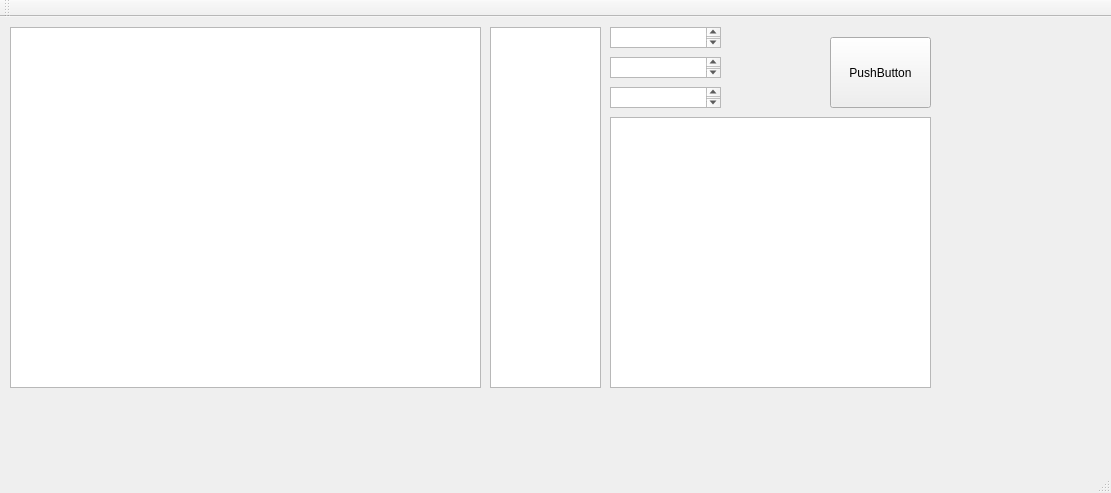
<?xml version="1.0" encoding="UTF-8"?>
<ui version="4.0">
 <class>MainWindow</class>
 <widget class="QMainWindow" name="MainWindow">
  <property name="geometry">
   <rect>
    <x>0</x>
    <y>0</y>
    <width>1111</width>
    <height>493</height>
   </rect>
  </property>
  <property name="windowTitle">
   <string>MainWindow</string>
  </property>
  <widget class="QWidget" name="centralWidget">
   <widget class="QGraphicsView" name="graphicsView">
    <property name="geometry">
     <rect>
      <x>10</x>
      <y>10</y>
      <width>471</width>
      <height>361</height>
     </rect>
    </property>
    <property name="lineWidth">
     <number>2</number>
    </property>
    <property name="sceneRect">
     <rectf>
      <x>10.000000000000000</x>
      <y>10.000000000000000</y>
      <width>100.000000000000000</width>
      <height>100.000000000000000</height>
     </rectf>
    </property>
   </widget>
   <widget class="QPushButton" name="pushButton">
    <property name="geometry">
     <rect>
      <x>830</x>
      <y>20</y>
      <width>101</width>
      <height>71</height>
     </rect>
    </property>
    <property name="text">
     <string>PushButton</string>
    </property>
   </widget>
   <widget class="QTextBrowser" name="textBrowser">
    <property name="geometry">
     <rect>
      <x>490</x>
      <y>10</y>
      <width>111</width>
      <height>361</height>
     </rect>
    </property>
   </widget>
   <widget class="QTextBrowser" name="textBrowser_2">
    <property name="geometry">
     <rect>
      <x>610</x>
      <y>10</y>
      <width>111</width>
      <height>21</height>
     </rect>
    </property>
   </widget>
   <widget class="QTextBrowser" name="textBrowser_3">
    <property name="geometry">
     <rect>
      <x>610</x>
      <y>40</y>
      <width>111</width>
      <height>21</height>
     </rect>
    </property>
   </widget>
   <widget class="QTextBrowser" name="textBrowser_4">
    <property name="geometry">
     <rect>
      <x>610</x>
      <y>100</y>
      <width>321</width>
      <height>271</height>
     </rect>
    </property>
   </widget>
   <widget class="QTextBrowser" name="textBrowser_5">
    <property name="geometry">
     <rect>
      <x>610</x>
      <y>70</y>
      <width>111</width>
      <height>21</height>
     </rect>
    </property>
   </widget>
  </widget>
  <widget class="QMenuBar" name="menuBar">
   <property name="geometry">
    <rect>
     <x>0</x>
     <y>0</y>
     <width>1111</width>
     <height>20</height>
    </rect>
   </property>
  </widget>
  <widget class="QToolBar" name="mainToolBar">
   <attribute name="toolBarArea">
    <enum>TopToolBarArea</enum>
   </attribute>
   <attribute name="toolBarBreak">
    <bool>false</bool>
   </attribute>
  </widget>
  <widget class="QStatusBar" name="statusBar"/>
 </widget>
 <layoutdefault spacing="6" margin="11"/>
 <resources/>
 <connections/>
</ui>
